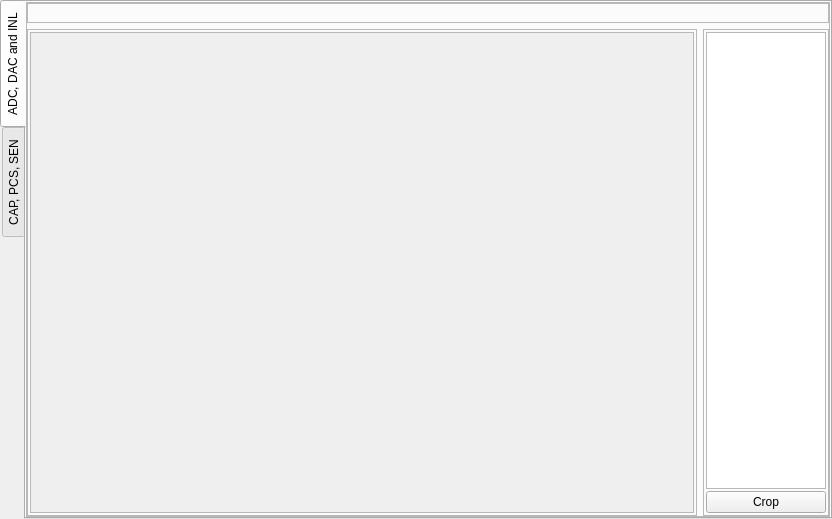
<?xml version="1.0" encoding="UTF-8"?>
<ui version="4.0">
    <class>MainWindow</class>
    <widget class="QMainWindow" name="MainWindow">
        <property name="geometry">
            <rect>
                <x>0</x>
                <y>0</y>
                <width>832</width>
                <height>519</height>
            </rect>
        </property>
        <property name="windowTitle">
            <string>MainWindow</string>
        </property>
        <widget class="QWidget" name="centralwidget">
            <layout class="QGridLayout" name="gridLayout_3">
                <property name="margin">
                    <number>0</number>
                </property>
                <item row="0" column="0">
                    <widget class="QTabWidget" name="tabWidget">
                        <property name="tabPosition">
                            <enum>QTabWidget::West</enum>
                        </property>
                        <property name="currentIndex">
                            <number>0</number>
                        </property>
                        <widget class="QWidget" name="T1">
                            <attribute name="title">
                                <string>ADC, DAC and INL</string>
                            </attribute>
                            <layout class="QHBoxLayout" name="horizontalLayout_2">
                                <property name="spacing">
                                    <number>0</number>
                                </property>
                                <property name="margin">
                                    <number>0</number>
                                </property>
                                <item>
                                    <widget class="QFrame" name="widgetFrameOuter">
                                        <property name="sizePolicy">
                                            <sizepolicy hsizetype="Preferred" vsizetype="Preferred">
                                                <horstretch>0</horstretch>
                                                <verstretch>0</verstretch>
                                            </sizepolicy>
                                        </property>
                                        <property name="styleSheet">
                                            <string notr="true"/>
                                        </property>
                                        <property name="frameShape">
                                            <enum>QFrame::StyledPanel</enum>
                                        </property>
                                        <property name="frameShadow">
                                            <enum>QFrame::Raised</enum>
                                        </property>
                                        <property name="class" stdset="0">
                                            <string>PeripheralCollection</string>
                                        </property>
                                        <layout class="QVBoxLayout" name="verticalLayout_2">
                                            <property name="margin">
                                                <number>0</number>
                                            </property>
                                            <item>
                                                <widget class="QFrame" name="frame">
                                                    <property name="frameShape">
                                                        <enum>QFrame::StyledPanel</enum>
                                                    </property>
                                                    <property name="frameShadow">
                                                        <enum>QFrame::Raised</enum>
                                                    </property>
                                                    <layout class="QVBoxLayout" name="verticalLayout">
                                                        <item>
                                                            <layout class="QHBoxLayout" name="WidgetLayout"/>
                                                        </item>
                                                    </layout>
                                                </widget>
                                            </item>
                                            <item>
                                                <layout class="QHBoxLayout" name="horizontalLayout">
                                                    <item>
                                                        <widget class="QFrame" name="frame_2">
                                                            <property name="sizePolicy">
                                                                <sizepolicy hsizetype="Preferred" vsizetype="Preferred">
                                                                    <horstretch>0</horstretch>
                                                                    <verstretch>0</verstretch>
                                                                </sizepolicy>
                                                            </property>
                                                            <property name="minimumSize">
                                                                <size>
                                                                    <width>0</width>
                                                                    <height>50</height>
                                                                </size>
                                                            </property>
                                                            <property name="frameShape">
                                                                <enum>QFrame::StyledPanel</enum>
                                                            </property>
                                                            <property name="frameShadow">
                                                                <enum>QFrame::Raised</enum>
                                                            </property>
                                                            <property name="class" stdset="0">
                                                                <string>PeripheralCollectionInner</string>
                                                            </property>
                                                            <layout class="QGridLayout" name="gridLayout_2">
                                                                <property name="horizontalSpacing">
                                                                    <number>2</number>
                                                                </property>
                                                                <property name="margin">
                                                                    <number>2</number>
                                                                </property>
                                                                <item row="1" column="0">
                                                                    <widget class="QScrollArea" name="scrollArea">
                                                                        <property name="widgetResizable">
                                                                            <bool>true</bool>
                                                                        </property>
                                                                        <widget class="QWidget"
                                                                                name="scrollAreaWidgetContents">
                                                                            <property name="geometry">
                                                                                <rect>
                                                                                    <x>0</x>
                                                                                    <y>0</y>
                                                                                    <width>655</width>
                                                                                    <height>450</height>
                                                                                </rect>
                                                                            </property>
                                                                            <layout class="QGridLayout"
                                                                                    name="gridLayout_4">
                                                                                <property name="margin">
                                                                                    <number>2</number>
                                                                                </property>
                                                                                <property name="spacing">
                                                                                    <number>2</number>
                                                                                </property>
                                                                                <item row="0" column="0">
                                                                                    <layout class="QGridLayout"
                                                                                            name="plot_area"/>
                                                                                </item>
                                                                            </layout>
                                                                        </widget>
                                                                    </widget>
                                                                </item>
                                                            </layout>
                                                        </widget>
                                                    </item>
                                                    <item>
                                                        <widget class="QFrame" name="LegendFrame">
                                                            <property name="sizePolicy">
                                                                <sizepolicy hsizetype="Maximum" vsizetype="Preferred">
                                                                    <horstretch>0</horstretch>
                                                                    <verstretch>0</verstretch>
                                                                </sizepolicy>
                                                            </property>
                                                            <property name="minimumSize">
                                                                <size>
                                                                    <width>100</width>
                                                                    <height>0</height>
                                                                </size>
                                                            </property>
                                                            <property name="frameShape">
                                                                <enum>QFrame::StyledPanel</enum>
                                                            </property>
                                                            <property name="frameShadow">
                                                                <enum>QFrame::Raised</enum>
                                                            </property>
                                                            <property name="class" stdset="0">
                                                                <string>PeripheralCollectionInner</string>
                                                            </property>
                                                            <layout class="QVBoxLayout" name="LegendLayout">
                                                                <property name="spacing">
                                                                    <number>2</number>
                                                                </property>
                                                                <property name="margin">
                                                                    <number>2</number>
                                                                </property>
                                                                <item>
                                                                    <widget class="QListWidget" name="listWidget">
                                                                        <property name="maximumSize">
                                                                            <size>
                                                                                <width>120</width>
                                                                                <height>16777215</height>
                                                                            </size>
                                                                        </property>
                                                                    </widget>
                                                                </item>
                                                                <item>
                                                                    <widget class="QPushButton" name="pushButton">
                                                                        <property name="text">
                                                                            <string>Crop</string>
                                                                        </property>
                                                                    </widget>
                                                                </item>
                                                            </layout>
                                                        </widget>
                                                    </item>
                                                </layout>
                                            </item>
                                        </layout>
                                    </widget>
                                </item>
                            </layout>
                        </widget>
                        <widget class="QWidget" name="T2">
                            <attribute name="title">
                                <string>CAP, PCS, SEN</string>
                            </attribute>
                            <layout class="QHBoxLayout" name="horizontalLayout_3">
                                <property name="spacing">
                                    <number>0</number>
                                </property>
                                <property name="margin">
                                    <number>0</number>
                                </property>
                                <item>
                                    <widget class="QFrame" name="frame_7">
                                        <property name="sizePolicy">
                                            <sizepolicy hsizetype="Preferred" vsizetype="Preferred">
                                                <horstretch>0</horstretch>
                                                <verstretch>0</verstretch>
                                            </sizepolicy>
                                        </property>
                                        <property name="maximumSize">
                                            <size>
                                                <width>650</width>
                                                <height>16777215</height>
                                            </size>
                                        </property>
                                        <property name="frameShape">
                                            <enum>QFrame::StyledPanel</enum>
                                        </property>
                                        <property name="frameShadow">
                                            <enum>QFrame::Raised</enum>
                                        </property>
                                        <property name="class" stdset="0">
                                            <string>PeripheralCollection</string>
                                        </property>
                                        <layout class="QGridLayout" name="gridLayout">
                                            <property name="leftMargin">
                                                <number>0</number>
                                            </property>
                                            <property name="topMargin">
                                                <number>5</number>
                                            </property>
                                            <property name="rightMargin">
                                                <number>0</number>
                                            </property>
                                            <property name="bottomMargin">
                                                <number>2</number>
                                            </property>
                                            <item row="0" column="1">
                                                <widget class="QFrame" name="Frame_4">
                                                    <property name="sizePolicy">
                                                        <sizepolicy hsizetype="Preferred" vsizetype="MinimumExpanding">
                                                            <horstretch>0</horstretch>
                                                            <verstretch>0</verstretch>
                                                        </sizepolicy>
                                                    </property>
                                                    <property name="PeripheralCollectionInner" stdset="0">
                                                        <string/>
                                                    </property>
                                                    <property name="class" stdset="0">
                                                        <string>PeripheralCollectionInner</string>
                                                    </property>
                                                    <layout class="QGridLayout" name="gridLayout_5">
                                                        <property name="sizeConstraint">
                                                            <enum>QLayout::SetNoConstraint</enum>
                                                        </property>
                                                        <property name="margin">
                                                            <number>0</number>
                                                        </property>
                                                        <property name="spacing">
                                                            <number>0</number>
                                                        </property>
                                                        <item row="0" column="0" colspan="2">
                                                            <widget class="Line" name="line">
                                                                <property name="orientation">
                                                                    <enum>Qt::Horizontal</enum>
                                                                </property>
                                                            </widget>
                                                        </item>
                                                        <item row="1" column="0" colspan="2">
                                                            <layout class="QVBoxLayout" name="tableLayout"/>
                                                        </item>
                                                    </layout>
                                                </widget>
                                            </item>
                                            <item row="0" column="0">
                                                <widget class="QFrame" name="frame_4">
                                                    <property name="maximumSize">
                                                        <size>
                                                            <width>120</width>
                                                            <height>16777215</height>
                                                        </size>
                                                    </property>
                                                    <property name="frameShape">
                                                        <enum>QFrame::StyledPanel</enum>
                                                    </property>
                                                    <property name="frameShadow">
                                                        <enum>QFrame::Raised</enum>
                                                    </property>
                                                    <layout class="QVBoxLayout" name="verticalLayout_4">
                                                        <property name="spacing">
                                                            <number>3</number>
                                                        </property>
                                                        <property name="margin">
                                                            <number>0</number>
                                                        </property>
                                                        <item>
                                                            <widget class="QLabel" name="label">
                                                                <property name="text">
                                                                    <string>Click to Calibrate</string>
                                                                </property>
                                                            </widget>
                                                        </item>
                                                        <item>
                                                            <widget class="QPushButton" name="ButtonSock">
                                                                <property name="text">
                                                                    <string>Socket Cap</string>
                                                                </property>
                                                            </widget>
                                                        </item>
                                                        <item>
                                                            <widget class="QPushButton" name="Button330">
                                                                <property name="text">
                                                                    <string>330pF</string>
                                                                </property>
                                                            </widget>
                                                        </item>
                                                        <item>
                                                            <widget class="QPushButton" name="Button680">
                                                                <property name="text">
                                                                    <string>680pF</string>
                                                                </property>
                                                            </widget>
                                                        </item>
                                                        <item>
                                                            <widget class="QPushButton" name="Button2220">
                                                                <property name="text">
                                                                    <string>2220pF</string>
                                                                </property>
                                                            </widget>
                                                        </item>
                                                        <item>
                                                            <widget class="QLabel" name="label_2">
                                                                <property name="text">
                                                                    <string/>
                                                                </property>
                                                            </widget>
                                                        </item>
                                                        <item>
                                                            <widget class="QPushButton" name="ButtonPCS">
                                                                <property name="text">
                                                                    <string>PCS(0.5,1,1.5mA)</string>
                                                                </property>
                                                            </widget>
                                                        </item>
                                                        <item>
                                                            <widget class="QDoubleSpinBox" name="resistance">
                                                                <property name="font">
                                                                    <font>
                                                                        <pointsize>8</pointsize>
                                                                        <weight>75</weight>
                                                                        <bold>true</bold>
                                                                    </font>
                                                                </property>
                                                                <property name="suffix">
                                                                    <string>Ohms</string>
                                                                </property>
                                                                <property name="minimum">
                                                                    <double>50.000000000000000</double>
                                                                </property>
                                                                <property name="maximum">
                                                                    <double>10000.000000000000000</double>
                                                                </property>
                                                                <property name="value">
                                                                    <double>1000.000000000000000</double>
                                                                </property>
                                                            </widget>
                                                        </item>
                                                        <item>
                                                            <widget class="QLabel" name="label_3">
                                                                <property name="text">
                                                                    <string/>
                                                                </property>
                                                            </widget>
                                                        </item>
                                                        <item>
                                                            <widget class="QPushButton" name="ButtonPCS_2">
                                                                <property name="text">
                                                                    <string>SEN</string>
                                                                </property>
                                                            </widget>
                                                        </item>
                                                        <item>
                                                            <widget class="QDoubleSpinBox" name="resistance_SEN">
                                                                <property name="font">
                                                                    <font>
                                                                        <pointsize>8</pointsize>
                                                                        <weight>75</weight>
                                                                        <bold>true</bold>
                                                                    </font>
                                                                </property>
                                                                <property name="suffix">
                                                                    <string>Ohms</string>
                                                                </property>
                                                                <property name="minimum">
                                                                    <double>50.000000000000000</double>
                                                                </property>
                                                                <property name="maximum">
                                                                    <double>10000.000000000000000</double>
                                                                </property>
                                                                <property name="value">
                                                                    <double>1000.000000000000000</double>
                                                                </property>
                                                            </widget>
                                                        </item>
                                                        <item>
                                                            <spacer name="verticalSpacer_3">
                                                                <property name="orientation">
                                                                    <enum>Qt::Vertical</enum>
                                                                </property>
                                                                <property name="sizeHint" stdset="0">
                                                                    <size>
                                                                        <width>20</width>
                                                                        <height>40</height>
                                                                    </size>
                                                                </property>
                                                            </spacer>
                                                        </item>
                                                        <item>
                                                            <widget class="QPushButton" name="ButtonReset">
                                                                <property name="text">
                                                                    <string>Reset Calibration</string>
                                                                </property>
                                                            </widget>
                                                        </item>
                                                    </layout>
                                                </widget>
                                            </item>
                                            <item row="1" column="0" colspan="2">
                                                <layout class="QHBoxLayout" name="widgetLayout">
                                                    <item>
                                                        <widget class="QPushButton" name="pushButton_9">
                                                            <property name="sizePolicy">
                                                                <sizepolicy hsizetype="Minimum" vsizetype="Preferred">
                                                                    <horstretch>0</horstretch>
                                                                    <verstretch>0</verstretch>
                                                                </sizepolicy>
                                                            </property>
                                                            <property name="maximumSize">
                                                                <size>
                                                                    <width>70</width>
                                                                    <height>16777215</height>
                                                                </size>
                                                            </property>
                                                            <property name="text">
                                                                <string>RECOVER</string>
                                                            </property>
                                                        </widget>
                                                    </item>
                                                    <item>
                                                        <widget class="QPushButton" name="pushButton_8">
                                                            <property name="sizePolicy">
                                                                <sizepolicy hsizetype="Minimum" vsizetype="Preferred">
                                                                    <horstretch>0</horstretch>
                                                                    <verstretch>0</verstretch>
                                                                </sizepolicy>
                                                            </property>
                                                            <property name="maximumSize">
                                                                <size>
                                                                    <width>70</width>
                                                                    <height>16777215</height>
                                                                </size>
                                                            </property>
                                                            <property name="text">
                                                                <string>UPLOAD</string>
                                                            </property>
                                                        </widget>
                                                    </item>
                                                </layout>
                                            </item>
                                        </layout>
                                    </widget>
                                </item>
                            </layout>
                        </widget>
                    </widget>
                </item>
            </layout>
        </widget>
        <widget class="QMenuBar" name="menubar">
            <property name="geometry">
                <rect>
                    <x>0</x>
                    <y>0</y>
                    <width>832</width>
                    <height>25</height>
                </rect>
            </property>
        </widget>
    </widget>
    <resources/>
    <connections>
        <connection>
            <sender>listWidget</sender>
            <signal>currentTextChanged(QString)</signal>
            <receiver>MainWindow</receiver>
            <slot>selected(QString)</slot>
            <hints>
                <hint type="sourcelabel">
                    <x>794</x>
                    <y>136</y>
                </hint>
                <hint type="destinationlabel">
                    <x>875</x>
                    <y>171</y>
                </hint>
            </hints>
        </connection>
        <connection>
            <sender>pushButton</sender>
            <signal>clicked()</signal>
            <receiver>MainWindow</receiver>
            <slot>crop()</slot>
            <hints>
                <hint type="sourcelabel">
                    <x>824</x>
                    <y>511</y>
                </hint>
                <hint type="destinationlabel">
                    <x>842</x>
                    <y>510</y>
                </hint>
            </hints>
        </connection>
        <connection>
            <sender>pushButton_9</sender>
            <signal>clicked()</signal>
            <receiver>MainWindow</receiver>
            <slot>recover()</slot>
            <hints>
                <hint type="sourcelabel">
                    <x>301</x>
                    <y>495</y>
                </hint>
                <hint type="destinationlabel">
                    <x>358</x>
                    <y>537</y>
                </hint>
            </hints>
        </connection>
        <connection>
            <sender>pushButton_8</sender>
            <signal>clicked()</signal>
            <receiver>MainWindow</receiver>
            <slot>upload()</slot>
            <hints>
                <hint type="sourcelabel">
                    <x>552</x>
                    <y>504</y>
                </hint>
                <hint type="destinationlabel">
                    <x>554</x>
                    <y>527</y>
                </hint>
            </hints>
        </connection>
        <connection>
            <sender>ButtonReset</sender>
            <signal>clicked()</signal>
            <receiver>MainWindow</receiver>
            <slot>reset()</slot>
            <hints>
                <hint type="sourcelabel">
                    <x>131</x>
                    <y>462</y>
                </hint>
                <hint type="destinationlabel">
                    <x>151</x>
                    <y>537</y>
                </hint>
            </hints>
        </connection>
        <connection>
            <sender>ButtonSock</sender>
            <signal>clicked()</signal>
            <receiver>MainWindow</receiver>
            <slot>calSock()</slot>
            <hints>
                <hint type="sourcelabel">
                    <x>107</x>
                    <y>100</y>
                </hint>
                <hint type="destinationlabel">
                    <x>-16</x>
                    <y>139</y>
                </hint>
            </hints>
        </connection>
        <connection>
            <sender>Button330</sender>
            <signal>clicked()</signal>
            <receiver>MainWindow</receiver>
            <slot>cal330()</slot>
            <hints>
                <hint type="sourcelabel">
                    <x>153</x>
                    <y>134</y>
                </hint>
                <hint type="destinationlabel">
                    <x>-18</x>
                    <y>171</y>
                </hint>
            </hints>
        </connection>
        <connection>
            <sender>Button680</sender>
            <signal>clicked()</signal>
            <receiver>MainWindow</receiver>
            <slot>cal680()</slot>
            <hints>
                <hint type="sourcelabel">
                    <x>165</x>
                    <y>156</y>
                </hint>
                <hint type="destinationlabel">
                    <x>-14</x>
                    <y>203</y>
                </hint>
            </hints>
        </connection>
        <connection>
            <sender>Button2220</sender>
            <signal>clicked()</signal>
            <receiver>MainWindow</receiver>
            <slot>cal2220()</slot>
            <hints>
                <hint type="sourcelabel">
                    <x>186</x>
                    <y>194</y>
                </hint>
                <hint type="destinationlabel">
                    <x>-15</x>
                    <y>229</y>
                </hint>
            </hints>
        </connection>
        <connection>
            <sender>ButtonPCS</sender>
            <signal>clicked()</signal>
            <receiver>MainWindow</receiver>
            <slot>calPCS()</slot>
            <hints>
                <hint type="sourcelabel">
                    <x>196</x>
                    <y>237</y>
                </hint>
                <hint type="destinationlabel">
                    <x>-33</x>
                    <y>267</y>
                </hint>
            </hints>
        </connection>
        <connection>
            <sender>ButtonPCS_2</sender>
            <signal>clicked()</signal>
            <receiver>MainWindow</receiver>
            <slot>calSEN()</slot>
            <hints>
                <hint type="sourcelabel">
                    <x>156</x>
                    <y>318</y>
                </hint>
                <hint type="destinationlabel">
                    <x>-27</x>
                    <y>318</y>
                </hint>
            </hints>
        </connection>
    </connections>
    <slots>
        <slot>run()</slot>
        <slot>delete_curve()</slot>
        <slot>selected(QString)</slot>
        <slot>crop()</slot>
        <slot>modify()</slot>
        <slot>recover()</slot>
        <slot>upload()</slot>
        <slot>reset()</slot>
        <slot>calPCS()</slot>
        <slot>cal330()</slot>
        <slot>cal680()</slot>
        <slot>cal2220()</slot>
        <slot>calSock()</slot>
        <slot>calSEN()</slot>
    </slots>
</ui>
